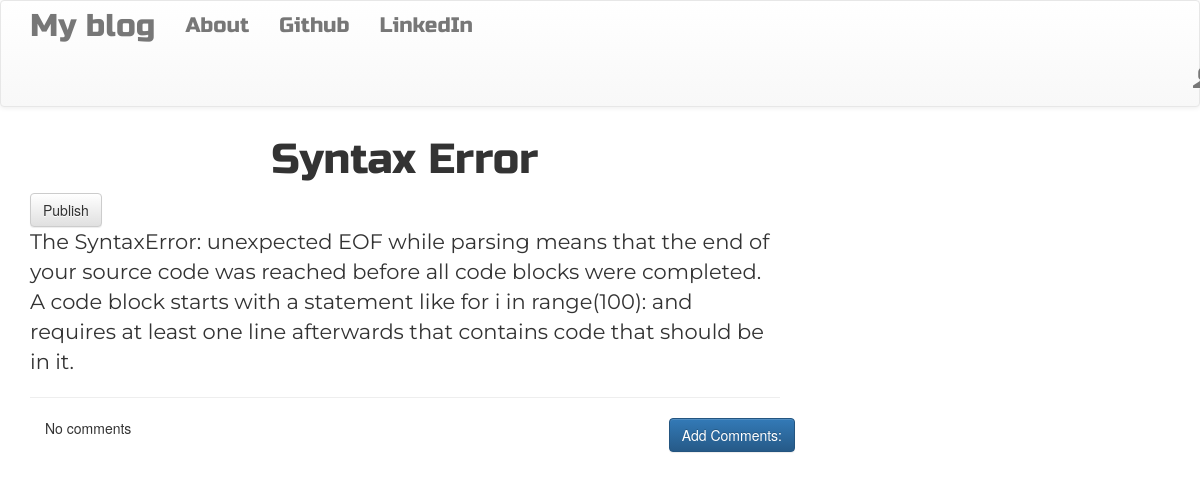
/post/1, run on the app's committed database.
### blog/models.py (models this page shows, shortened)
class Post(models.Model):
    author=models.ForeignKey('auth.User',on_delete=models.CASCADE)
    title=models.CharField(max_length=200)
    text=models.TextField()
    created_date=models.DateTimeField(default=timezone.now)
    published_date=models.DateTimeField(blank=True,null=True)

### blog/views.py (the view)
# urls.py: url(r'^post/(?P<pk>\d+)$',views.PostDetailView.as_view(),name='post_detail'),
class PostDetailView(DetailView):
    model=Post

### blog/templates/blog/post_detail.html (shortened to what this page needs)
{% extends 'blog/base.html' %}
{% block content %}
<h1 class="posttitle loader">{{post.title}}</h1>
{% if post.published_date %}
   <div class="date postdate">
       {{post.published_date}}
   </div>
{% else %}
   <a class="btn btn-default" href="{% url 'post_publish' pk=post.pk %}">Publish</a>
{% endif %}
<p class="postcontent">{{post.text|safe|linebreaksbr}}</p>
<hr>
<a class="btn btn-primary btn-comment" href="{% url 'add_comment_to_post' pk=post.pk %}">Add Comments:</a>
<div class="container">
    {% for comment in post.comments.all %}
     <br>
     {% if user.is_authenticated or comment.approved_comment %}
         {{comment.created_date}}
         {% if not comment.approved_comment%}
           <a class="btn btn-default" href="{% url 'comment_remove' pk=comment.pk %}"><span class="glyphicon glyphicon-remove"></span></a>
          <a class="btn btn-default" href="{% url 'comment_approve' pk=comment.pk %}"><span class="glyphicon glyphicon-ok"></span></a>
         {%endif%}
       <p>{{comment.text|safe|linebreaks}}</p>
       <p>Posted by:{{comment.author}}</p>
     {%endif%}
     {% empty %}
     <p>No comments</p>
    {% endfor %}
</div>
{% endblock %}

### blog/static/css/blog.css (style rules this page uses)
.posttitle { font-family:'Russo One',sans-serif; font-size:3em; text-align: center; }
.postcontent { font-family:'Montserrat'; font-size:1.5em; }
.btn-comment { position:absolute; right:0px; }
.loader { filter:hue-rotate(0deg); color:linear-gradient(45deg,#0f8,#08f); animation:hue 10000ms infinite linear; }

### data on the page
Post: title "Syntax Error", text "The SyntaxError: unexpected EOF while parsing means that the end of your source code was reached before all code blocks were completed. A code block starts with a statement like for i in range(100): and requires at least one line afterwards that contains code that should be in it."
